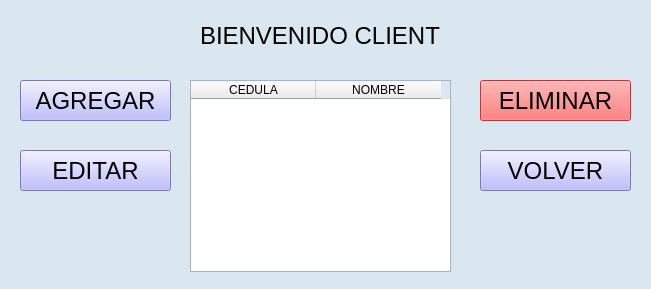
<?xml version="1.0" encoding="UTF-8"?>
<ui version="4.0">
 <class>MainWindow</class>
 <widget class="QMainWindow" name="MainWindow">
  <property name="geometry">
   <rect>
    <x>0</x>
    <y>0</y>
    <width>651</width>
    <height>289</height>
   </rect>
  </property>
  <property name="palette">
   <palette>
    <active>
     <colorrole role="Base">
      <brush brushstyle="SolidPattern">
       <color alpha="255">
        <red>255</red>
        <green>255</green>
        <blue>255</blue>
       </color>
      </brush>
     </colorrole>
     <colorrole role="Window">
      <brush brushstyle="SolidPattern">
       <color alpha="255">
        <red>218</red>
        <green>231</green>
        <blue>240</blue>
       </color>
      </brush>
     </colorrole>
    </active>
    <inactive>
     <colorrole role="Base">
      <brush brushstyle="SolidPattern">
       <color alpha="255">
        <red>255</red>
        <green>255</green>
        <blue>255</blue>
       </color>
      </brush>
     </colorrole>
     <colorrole role="Window">
      <brush brushstyle="SolidPattern">
       <color alpha="255">
        <red>218</red>
        <green>231</green>
        <blue>240</blue>
       </color>
      </brush>
     </colorrole>
    </inactive>
    <disabled>
     <colorrole role="Base">
      <brush brushstyle="SolidPattern">
       <color alpha="255">
        <red>218</red>
        <green>231</green>
        <blue>240</blue>
       </color>
      </brush>
     </colorrole>
     <colorrole role="Window">
      <brush brushstyle="SolidPattern">
       <color alpha="255">
        <red>218</red>
        <green>231</green>
        <blue>240</blue>
       </color>
      </brush>
     </colorrole>
    </disabled>
   </palette>
  </property>
  <property name="windowTitle">
   <string>Clientes</string>
  </property>
  <widget class="QWidget" name="centralwidget">
   <widget class="QLabel" name="label">
    <property name="geometry">
     <rect>
      <x>200</x>
      <y>20</y>
      <width>241</width>
      <height>31</height>
     </rect>
    </property>
    <property name="font">
     <font>
      <pointsize>18</pointsize>
     </font>
    </property>
    <property name="text">
     <string>BIENVENIDO CLIENTE</string>
    </property>
   </widget>
   <widget class="QTableWidget" name="tblCliente">
    <property name="geometry">
     <rect>
      <x>190</x>
      <y>80</y>
      <width>261</width>
      <height>192</height>
     </rect>
    </property>
    <attribute name="horizontalHeaderDefaultSectionSize">
     <number>125</number>
    </attribute>
    <column>
     <property name="text">
      <string>CEDULA</string>
     </property>
    </column>
    <column>
     <property name="text">
      <string>NOMBRE</string>
     </property>
    </column>
   </widget>
   <widget class="QPushButton" name="btnAgregarC">
    <property name="geometry">
     <rect>
      <x>20</x>
      <y>80</y>
      <width>151</width>
      <height>41</height>
     </rect>
    </property>
    <property name="font">
     <font>
      <pointsize>18</pointsize>
     </font>
    </property>
    <property name="cursor">
     <cursorShape>PointingHandCursor</cursorShape>
    </property>
    <property name="styleSheet">
     <string notr="true">background-color: rgb(170, 170, 255);</string>
    </property>
    <property name="text">
     <string>AGREGAR</string>
    </property>
    <property name="icon">
     <iconset>
      <normaloff>../assets/images inventario/agregar-usuario.png</normaloff>../assets/images inventario/agregar-usuario.png</iconset>
    </property>
    <property name="iconSize">
     <size>
      <width>32</width>
      <height>32</height>
     </size>
    </property>
   </widget>
   <widget class="QPushButton" name="btnEditarC">
    <property name="geometry">
     <rect>
      <x>20</x>
      <y>150</y>
      <width>151</width>
      <height>41</height>
     </rect>
    </property>
    <property name="font">
     <font>
      <pointsize>18</pointsize>
     </font>
    </property>
    <property name="cursor">
     <cursorShape>PointingHandCursor</cursorShape>
    </property>
    <property name="styleSheet">
     <string notr="true">background-color: rgb(170, 170, 255);</string>
    </property>
    <property name="text">
     <string>EDITAR</string>
    </property>
    <property name="icon">
     <iconset>
      <normaloff>../assets/images inventario/editar-codigo.png</normaloff>../assets/images inventario/editar-codigo.png</iconset>
    </property>
    <property name="iconSize">
     <size>
      <width>32</width>
      <height>32</height>
     </size>
    </property>
   </widget>
   <widget class="QPushButton" name="btnEliminarC">
    <property name="geometry">
     <rect>
      <x>480</x>
      <y>80</y>
      <width>151</width>
      <height>41</height>
     </rect>
    </property>
    <property name="font">
     <font>
      <pointsize>18</pointsize>
     </font>
    </property>
    <property name="cursor">
     <cursorShape>PointingHandCursor</cursorShape>
    </property>
    <property name="styleSheet">
     <string notr="true">background-color: rgb(255, 79, 79);</string>
    </property>
    <property name="text">
     <string>ELIMINAR</string>
    </property>
    <property name="icon">
     <iconset>
      <normaloff>../assets/images inventario/borrar.png</normaloff>../assets/images inventario/borrar.png</iconset>
    </property>
    <property name="iconSize">
     <size>
      <width>32</width>
      <height>32</height>
     </size>
    </property>
   </widget>
   <widget class="QPushButton" name="btnRegresarC">
    <property name="geometry">
     <rect>
      <x>480</x>
      <y>150</y>
      <width>151</width>
      <height>41</height>
     </rect>
    </property>
    <property name="font">
     <font>
      <pointsize>18</pointsize>
     </font>
    </property>
    <property name="cursor">
     <cursorShape>PointingHandCursor</cursorShape>
    </property>
    <property name="styleSheet">
     <string notr="true">background-color: rgb(170, 170, 255);</string>
    </property>
    <property name="text">
     <string>VOLVER</string>
    </property>
    <property name="icon">
     <iconset>
      <normaloff>../assets/images inventario/flecha-hacia-atras.png</normaloff>../assets/images inventario/flecha-hacia-atras.png</iconset>
    </property>
    <property name="iconSize">
     <size>
      <width>25</width>
      <height>25</height>
     </size>
    </property>
   </widget>
  </widget>
 </widget>
 <resources/>
 <connections/>
</ui>
